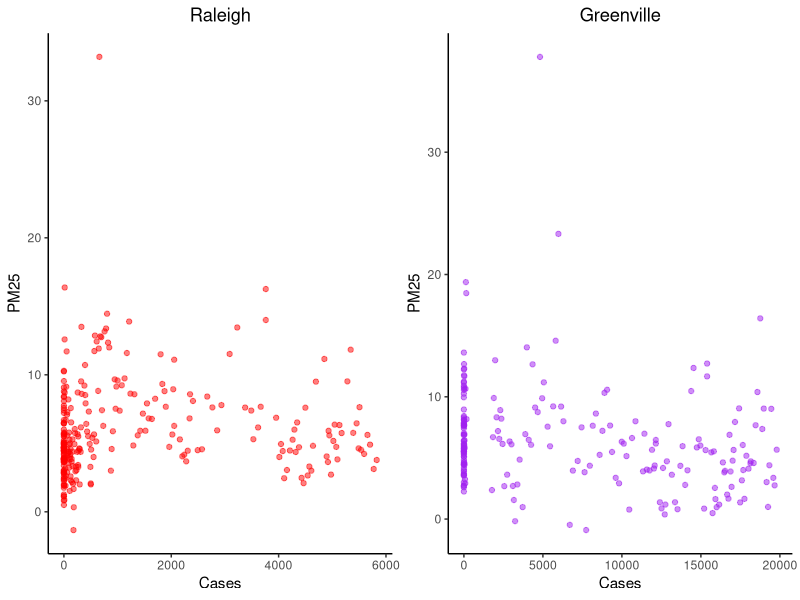
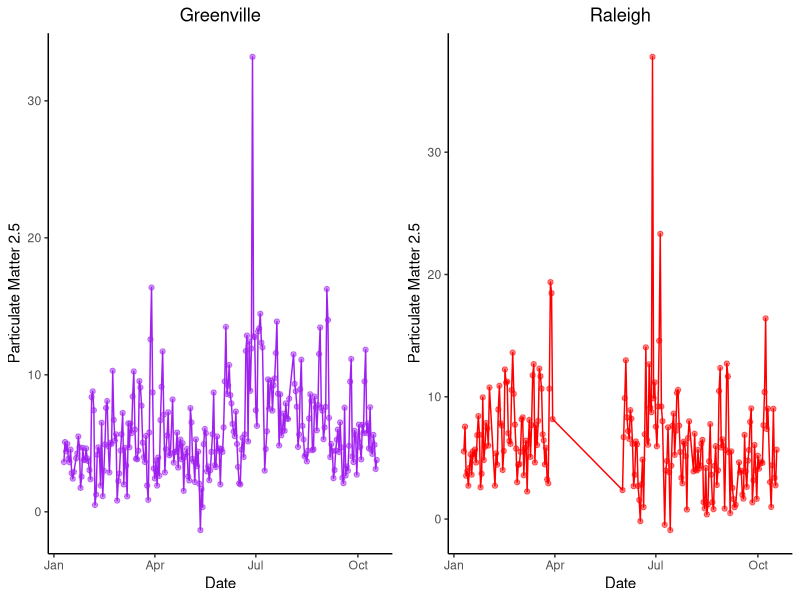
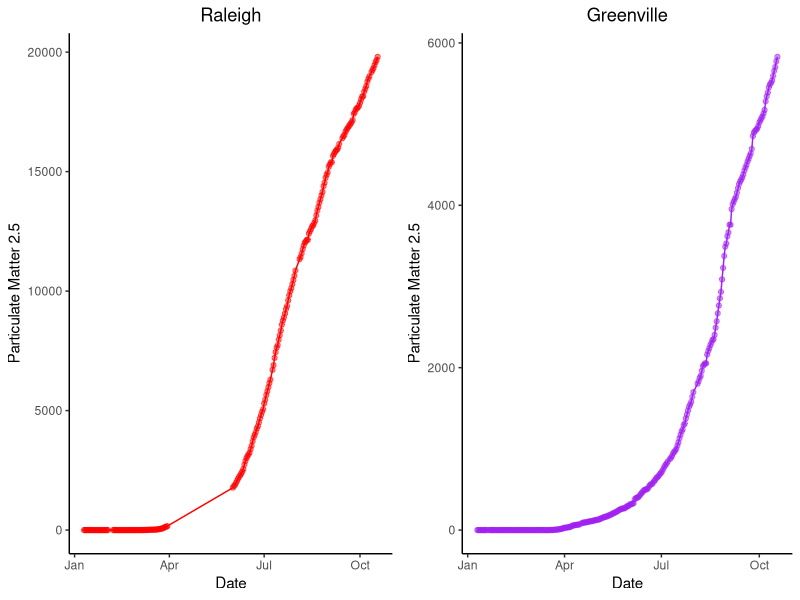

Generate these figures, in order, with R:
library(tidyverse)
library(gridExtra)


#load in data

Gdat<-read.csv("derived_data/Greenville.Clean.Covid.csv")
Rdat<-read.csv("derived_data/Raleigh.Clean.Covid.csv")

g1 <- Gdat %>% 
  ggplot(aes(x = Cases, y = PM25)) +
  geom_point(alpha = .5, color = "Red") +
  theme(panel.grid.major = element_blank(), panel.grid.minor = element_blank(),
        panel.background = element_blank(), axis.line = element_line(colour = "black")) +
  ggtitle("Raleigh") +
  theme(plot.title = element_text(hjust = 0.5))
g2 <- Rdat %>% 
  ggplot(aes(x = Cases, y = PM25)) +
  geom_point(alpha = .5, color = "Purple") +
  theme(panel.grid.major = element_blank(), panel.grid.minor = element_blank(),
        panel.background = element_blank(), axis.line = element_line(colour = "black"))  +
  ggtitle("Greenville") +
  theme(plot.title = element_text(hjust = 0.5))

Graph1 <- grid.arrange(g1, g2, nrow = 1)
ggsave("derived_graphs/PM25.Vs.Cases.plot.png", plot = Graph1)

g3 <-  Gdat %>% 
  ggplot(aes(x = as.Date(utc, "%Y-%m-%d"), y = PM25)) +
  geom_point(alpha = .5, color = "Purple") +
  geom_line(color = "Purple")  +
  theme(panel.grid.major = element_blank(), panel.grid.minor = element_blank(),
        panel.background = element_blank(), axis.line = element_line(colour = "black")) +
  ggtitle("Greenville") +
  theme(plot.title = element_text(hjust = 0.5)) +
  ylab("Particulate Matter 2.5") +
  xlab("Date")

g4 <-  Rdat %>% 
  ggplot(aes(x = as.Date(utc, "%Y-%m-%d"), y = PM25)) +
  geom_point(alpha = .5, color = "Red") +
  geom_line(color = "Red")  +
  theme(panel.grid.major = element_blank(), panel.grid.minor = element_blank(),
        panel.background = element_blank(), axis.line = element_line(colour = "black")) +
  ggtitle("Raleigh") +
  theme(plot.title = element_text(hjust = 0.5)) +
  ylab("Particulate Matter 2.5") +
  xlab("Date")

Graph2 <- grid.arrange(g3, g4, nrow = 1)
ggsave("derived_graphs/Time.Vs.PM25.plot.png", plot = Graph2)

g5 <- Gdat %>% 
  ggplot(aes(x = as.Date(utc, "%Y-%m-%d"), y = Cases)) +
  geom_point(alpha = .5, color = "Purple") +
  geom_line(color = "Purple")  +
  theme(panel.grid.major = element_blank(), panel.grid.minor = element_blank(),
        panel.background = element_blank(), axis.line = element_line(colour = "black")) +
  ggtitle("Greenville") +
  theme(plot.title = element_text(hjust = 0.5)) +
  ylab("Particulate Matter 2.5") +
  xlab("Date")

g6 <- Rdat %>% 
  ggplot(aes(x = as.Date(utc, "%Y-%m-%d"), y = Cases)) +
  geom_point(alpha = .5, color = "Red") +
  geom_line(color = "Red")  +
  theme(panel.grid.major = element_blank(), panel.grid.minor = element_blank(),
        panel.background = element_blank(), axis.line = element_line(colour = "black")) +
  ggtitle("Raleigh") +
  theme(plot.title = element_text(hjust = 0.5)) +
  ylab("Particulate Matter 2.5") +
  xlab("Date")

Graph3 <- grid.arrange(g6, g5, nrow = 1)
ggsave("derived_graphs/Time.Vs.Cases.plot.png", plot = Graph3)  
